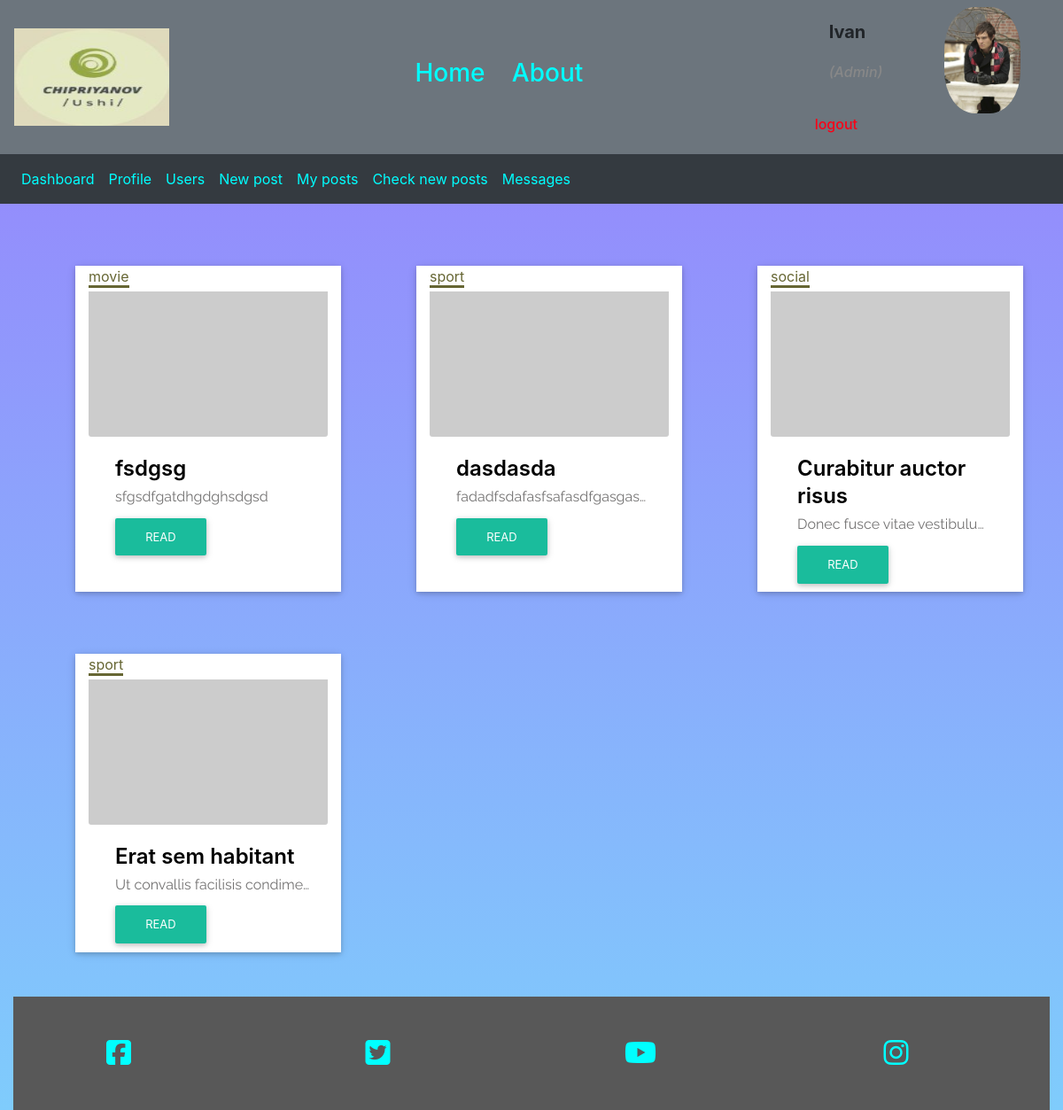
Page /posts.php?user_id=1 (signed in) on the committed database.
### tables this page shows
CREATE TABLE `posts` (
  `id` int(11) NOT NULL,
  `title` varchar(300) NOT NULL,
  `post_text` text NOT NULL,
  `category` varchar(100) NOT NULL,
  `status` varchar(15) NOT NULL DEFAULT 'No active',
  `user_id` int(11) NOT NULL
);

### posts.php (the view, shortened to what this page needs)
<?php
include 'functions.php';
include 'header.php';
include 'head.php';
include 'nav.php';
?>
<div class="container-fluid mtb-margin-top">
    <div class="row">
        <div class="col-md-12">
            <?php
            $limit = 6;
            if (isset($_GET['page']) && $_GET['page'] != "") {
                $page = $_GET['page'];
                $offset = $limit * ($page - 1);
            } else {
                $offset = 0;
            }
            $query = "SELECT * FROM posts WHERE user_id=" . $_GET['user_id'] . " order by ID desc limit $offset, $limit";
            $result = $db->query($query);
            ?>
            <div class="row">
                <?php
                while ($row = $result->fetch_assoc()) {
                    echo '<div class="col-md-3  card-content">'
                    ?>
                    <a href="sort.php?category=<?php echo $row['category'] ?>"
                       class="category"><?php echo $row['category'] ?></a>
                    <div class="card-img">
                        <img src="https://placeimg.com/380/230/nature" alt="">
                    </div>
                    <div class="card-desc">
                        <h3><?php echo $row["title"] ?></h3>
                        <p class="text-truncate"><?php echo $row["post_text"] ?></p>
                        <a href="readTextA.php?post_id=<?php echo $row["id"] ?>" class="btn-card">Read</a>
                    </div></div>
                <?php
            }
            ?>
        </div>
    </div>
</div>
<?php
include 'footer.php';

### all_style.css (style rules this page uses)
.card-desc { text-overflow: ellipsis; }
.col-md-3 { margin-top: 35px; }
img { max-width: 100%; height: auto; }
.card-content { background: #ffffff; border: 4px; box-shadow: 0 2px 5px 0 rgba(0,0,0,.16), 0 2px 10px 0 rgba(0,0,0,.12); margin: 70px 0 0 85px; }
.card-img { padding-top: 5px; position: relative; overflow: hidden; border-radius: 0; z-index: 1; }
.card-img img { width: 100%; height: auto; display: block; }
.card-desc { padding: 1.25rem; margin-left: 10px; }
.card-desc h3 { color: #000000; font-weight: 600; font-size: 1.5em; line-height: 1.3em; margin-top: 0; margin-bottom: 5px; padding: 0; }
.card-desc p { color: #747373; font-size: 14px; font-weight: 400; font-size: 1em; line-height: 1.5; margin: 0px; margin-bottom: 20px; padding: 0; font-family: 'Raleway', sans-serif; }
.btn-card { background-color: #1ABC9C; color: #fff; box-shadow: 0 2px 5px 0 rgba(0,0,0,.16), 0 2px 10px 0 rgba(0,0,0,.12); padding: .84rem 2.14rem; font-size: .81rem; -webkit-transition: color .15s ease-in-out,background-color .15s ease-in-out,border-color .15s ease-in-out,-webkit-box-shadow .15s ease-in-out; transition: color .15s ease-in-out,background-color .15s ease-in-out,border-color .15s ease-in-out,-webkit-box-shadow .15s ease-in-out; -o-transition: color .15s ease-in-out,background-color .15s ease-in-out,border-color .15s ease-in-out,box-shadow .15s ease-in-out; transition: color .15s ease-in-out,background-color .15s ease-in-out,border-color .15s ease-in-out,box-shadow .15s ease-in-out; transition: color .15s ease-in-out,background-color .15s ease-in-out,border-color .15s ease-in-out,box-shadow .15s ease-in-out,-webkit-box-shadow .15s ease-in-out; margin: 0; border: 0; -webkit-border-radius: .125rem; border-radius: .125rem; cursor: pointer; text-transform: uppercase; white-space: normal; word-wrap: break-word; color: #fff; }
a.btn-card { text-decoration: none; color: #fff; }
.category { text-decoration: none !important; border-bottom: solid; color: #666633; }

### rows in the picture
posts: category "movie", title "fsdgsg", post_text "sfgsdfgatdhgdghsdgsd"
posts: category "sport", title "dasdasda", post_text "fadadfsdafasfsafasdfgasgas…"
posts: category "social", title "Curabitur auctor risus", post_text "Donec fusce vitae vestibulu…"
posts: category "sport", title "Erat sem habitant", post_text "Ut convallis facilisis condime…"

### other values in the picture
$_SESSION['user']['username'] "Ivan"
$_SESSION['user']['user_type'] "Admin"
